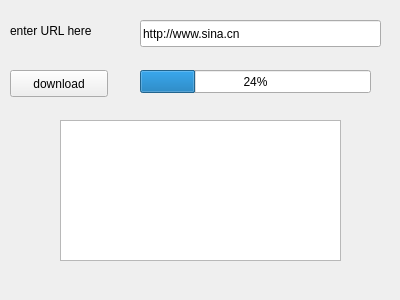
<?xml version="1.0" encoding="UTF-8"?>
<ui version="4.0">
 <class>Widget</class>
 <widget class="QWidget" name="Widget">
  <property name="geometry">
   <rect>
    <x>0</x>
    <y>0</y>
    <width>400</width>
    <height>300</height>
   </rect>
  </property>
  <property name="windowTitle">
   <string>Widget</string>
  </property>
  <widget class="QLineEdit" name="lineEdit">
   <property name="geometry">
    <rect>
     <x>140</x>
     <y>20</y>
     <width>241</width>
     <height>27</height>
    </rect>
   </property>
   <property name="text">
    <string>http://www.sina.cn</string>
   </property>
  </widget>
  <widget class="QLabel" name="label">
   <property name="geometry">
    <rect>
     <x>10</x>
     <y>20</y>
     <width>121</width>
     <height>21</height>
    </rect>
   </property>
   <property name="text">
    <string>enter URL here</string>
   </property>
  </widget>
  <widget class="QProgressBar" name="progressBar">
   <property name="geometry">
    <rect>
     <x>140</x>
     <y>70</y>
     <width>231</width>
     <height>23</height>
    </rect>
   </property>
   <property name="value">
    <number>24</number>
   </property>
  </widget>
  <widget class="QPushButton" name="pushButton">
   <property name="geometry">
    <rect>
     <x>10</x>
     <y>70</y>
     <width>98</width>
     <height>27</height>
    </rect>
   </property>
   <property name="text">
    <string>download</string>
   </property>
  </widget>
  <widget class="QTextBrowser" name="textBrowser">
   <property name="geometry">
    <rect>
     <x>60</x>
     <y>120</y>
     <width>281</width>
     <height>141</height>
    </rect>
   </property>
  </widget>
 </widget>
 <layoutdefault spacing="6" margin="11"/>
 <resources/>
 <connections/>
</ui>
